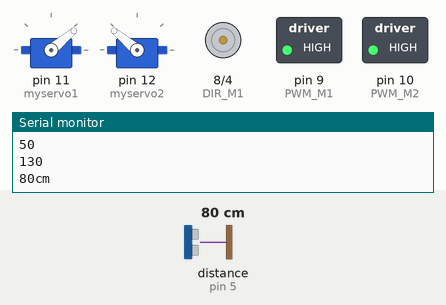
Bench run of a sketch on a simulated Arduino Uno, built with avr-gcc and run on an emulated ATmega328P. Shown: 2 × servo, motor-driver pin pairs drawn as motors (green arrow = first pin HIGH = forward, orange = second pin HIGH = backward, longer = more drive), switched loads named in the sketch (green lamp = pin HIGH), the last lines printed to the serial monitor. The test bench sets the inputs (shaded band); at power-on: distance to the obstacle (sensor on pin 5) 80 cm.

Above: at 1.2 s.
1.3 s: distance to the obstacle (sensor on pin 5) set to 49 cm
4.3 s: distance to the obstacle (sensor on pin 5) set to 42 cm
At 4.54 s:
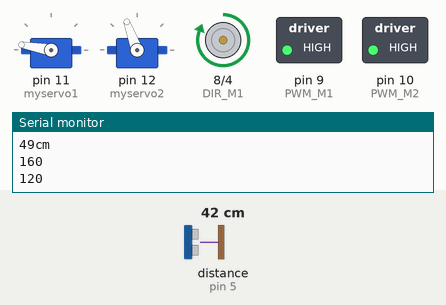
7.3 s: distance to the obstacle (sensor on pin 5) set to 60 cm
At 7.39 s:
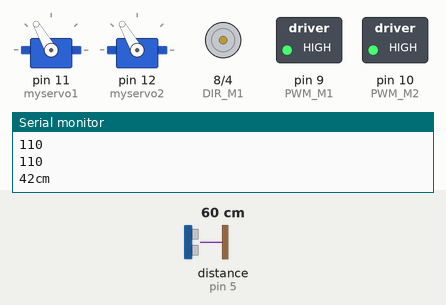
10.3 s: distance to the obstacle (sensor on pin 5) set to 2 cm
At 10.51 s:
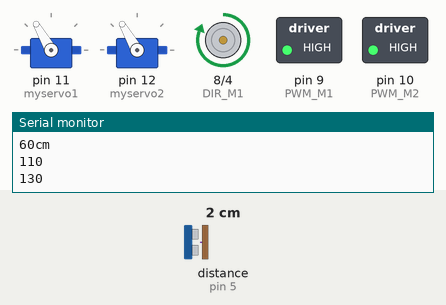
13.3 s: distance to the obstacle (sensor on pin 5) set to 120 cm
At 13.35 s:
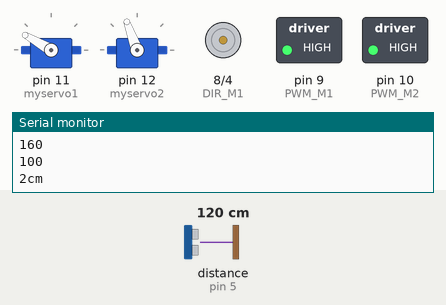
16.3 s: distance to the obstacle (sensor on pin 5) set to 4 cm
At 16.51 s:
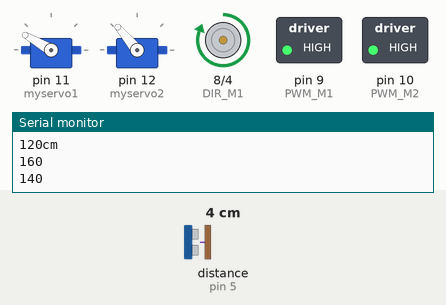
Timing chart, 0 to 22.5 s (numbered marks = the images above; inputs shaded):
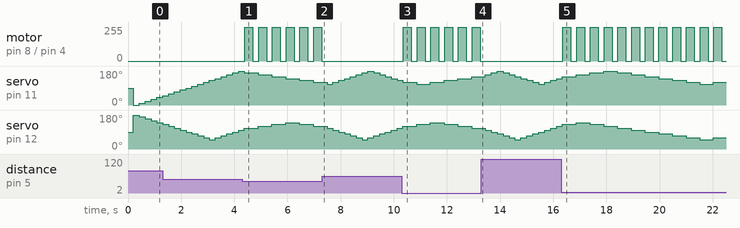

The sketch:

K9.ino
```cpp
/**
 * Programa do K9
 *
 *
 * Autor: Mauricio de O. Pena
 * Data: 30/03/2012
 *
 */


#include <Ultrasonic.h>
#include <Servo.h>

// M2 -> MOTOR DIREITO
#define PWM_M2 10  // PWM MOTOR DIREITO -> OK
#define PWM_M1 9   // PWM MOTOR ESQUERDO -> OK
#define DIR_M2 4   // DIRECAO MOTOR DIREITO -> OK
#define DIR_M1 8   // DIRECAO MOTOR ESQUERDO -> OK


Ultrasonic ultrasonic(2, 5);

Servo myservo1;  // inica objeto do servo da direita do cão
Servo myservo2;  // inica objeto do servo da esquerda do cão

int pos1 = 0;    // variável para armazenar a posição de servo da direita
int pos2 = 180;    // variável para armazenar a posição de servo da esquerda

int dir1 = 1;    // variable to store the servo position
int dir2 = 0;    // variable to store the servo position

long distancia = 100000000L;  // variavel recebe valor distancia


void setup() {

    // Seta os pinos dos PWM dos motores como saidas
    pinMode(PWM_M1, OUTPUT);
    pinMode(PWM_M2, OUTPUT);

    // Seta os 2 pinos de controle dos motores
    pinMode(DIR_M1, OUTPUT);
    pinMode(DIR_M2, OUTPUT);

    // Aciona ambos os motores em 100%
    analogWrite(PWM_M1, 255);
    analogWrite(PWM_M2, 255);

    // Define direcao dos 2 motores
    digitalWrite(DIR_M1, LOW);
    digitalWrite(DIR_M2, LOW);

    // Configuracao da porta serial, para exibir as leituras do sonar
    Serial.begin( 9600 );

    // Configura servos
    myservo1.attach(11);  // atribui o servo no pino 11 para o objeto servo da direita do cão
    myservo2.attach(12);  // atribui o servo no pino 12 para o objeto servo da esquerda do cão
}

void loop() {

    // Obtem valor do sonar
    distancia = ultrasonic.Ranging(CM);

    // Checa se o robo colidiu com algo
    if (distancia <= 45)
    {
      // Movimenta para tras, circulando
      digitalWrite(DIR_M1, HIGH);
      digitalWrite(DIR_M2, LOW);

      // Aguarda 0,5 segundo
      delay(300);

      // Movimenta para frente
      digitalWrite(DIR_M1, LOW);
      digitalWrite(DIR_M2, LOW);
    }

    // Exibe leitura do sonar
    Serial.print(distancia);
    Serial.println( "cm" );
    delay(200);  // tempo necessario para uma nova leitura do sonar


    // Mexe servos
//    for(int i = 0; i<=180; i++)     // goes from 180 degrees to 0 degrees
//    {
      myservo1.write(pos1);
      myservo2.write(pos2);
      delay(15);

      if (dir1 == 1)
      {
        pos1 += 10;
        if (pos1 == 180)
        {
          dir1 = 0;
        }
      }
      else
      {
        pos1 -= 10;
        if (pos1 == 110)
        {
          dir1 = 1;
        }
      }

      if (dir2 == 1)
      {
        pos2 += 10;
        if (pos2 == 140)
        {
          dir2 = 0;
        }
      }
      else
      {
        pos2 -=10;
        if (pos2 == 50)
        {
          dir2 = 1;
        }
      }
 //   }

    Serial.println(pos1);
    Serial.println(pos2);

}
```

Measured:
- the behaviour switches between 46 and 45 cm on distance to the obstacle (sensor on pin 5) (found by bisection; images 0 and 1)
- after the input at 4.3 s, motor on pin 8 (DIR_M1) / pin 4 (DIR_M2): alternates forward 255/255 for 0.30 s and stopped for 0.22 s, starting after 0.10 s
- after the input at 7.3 s, motor on pin 8 (DIR_M1) / pin 4 (DIR_M2): stops changing and stays stopped
- after the input at 10.3 s, motor on pin 8 (DIR_M1) / pin 4 (DIR_M2): alternates forward 255/255 for 0.30 s and stopped for 0.22 s, starting after 0.06 s
- after the input at 13.3 s, motor on pin 8 (DIR_M1) / pin 4 (DIR_M2): stops changing and stays stopped
- after the input at 16.3 s, motor on pin 8 (DIR_M1) / pin 4 (DIR_M2): alternates forward 255/255 for 0.30 s and stopped for 0.22 s, starting after 0.06 s
